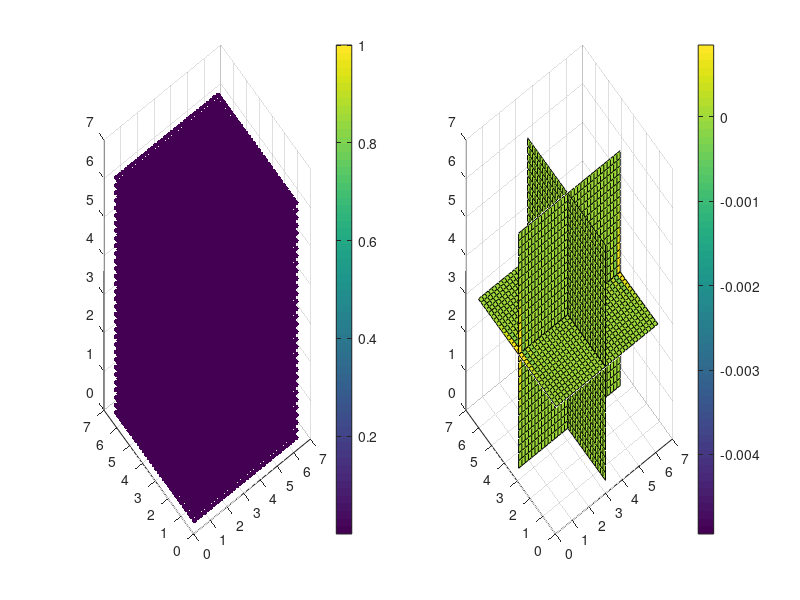

This figure's MATLAB source:
clear all;

NX = 32; NY = 32; NZ = 32;
dx = 2*pi/NX; dy = 2*pi/NY; dz = 2*pi/NZ; 


[i,j,k] = meshgrid(1:NX,1:NY,1:NZ);
x = i*dx; y = j*dy; z = k*dz;

f = exp(-((x-pi).^2 + (y-pi).^2 + (z-pi).^2));
% f = sin(-((x-pi).^2 + (y-pi).^2 + (z-pi).^2));

fx = -2*(x-pi).*f;
fy = -2*(y-pi).*f;
fz = -2*(z-pi).*f;

% fx = -2*(x-pi).*cos(-((x-pi).^2 + (y-pi).^2 + (z-pi).^2));
% fy = -2*(y-pi).*cos(-((x-pi).^2 + (y-pi).^2 + (z-pi).^2));
% fz = -2*(z-pi).*cos(-((x-pi).^2 + (y-pi).^2 + (z-pi).^2));

fxx = -2*f.*(1-2*(x-pi).^2);
fyy = -2*f.*(1-2*(y-pi).^2);
fzz = -2*f.*(1-2*(z-pi).^2);
% 
% fxx = -2*cos(-((x-pi).^2 + (y-pi).^2 + (z-pi).^2)) + 4*f.*(x-pi).^2;
% fyy = -2*cos(-((x-pi).^2 + (y-pi).^2 + (z-pi).^2)) + 4*f.*(y-pi).^2;
% fzz = -2*cos(-((x-pi).^2 + (y-pi).^2 + (z-pi).^2)) + 4*f.*(z-pi).^2;


kx = [0:NX/2 -NX/2+1:-1];
ky = [0:NY/2 -NY/2+1:-1];
kz = [0:NZ/2 -NZ/2+1:-1];

ikx = zeros(NX,NY,NZ);
iky = zeros(NX,NY,NZ);
ikz = zeros(NX,NY,NZ);

for ii=1:NZ
    ikx(:,:,ii) = 1i*ones(1,NY)'*kx;
    iky(:,:,ii) = 1i*ky'*ones(1,NX);
end
for ii=1:NX
    ikz(ii,:,:) = 1i*ones(1,NY)'*kz;
end

f_hat = fftn(f);

fs_x = real(ifftn(ikx.*f_hat));
fs_y = real(ifftn(iky.*f_hat));
fs_z = real(ifftn(ikz.*f_hat));


fs_xx = real(ifftn(ikx.*ikx.*f_hat));
fs_yy = real(ifftn(iky.*iky.*f_hat));
fs_zz = real(ifftn(ikz.*ikz.*f_hat));

% 
 subplot(1,2,1); scatter3(x(:),y(:),z(:),15,f(:),'fill'), colorbar
 subplot(1,2,2); slice(x,y,z,fxx-fs_xx,pi,pi,pi), colorbar
% subplot(1,3,1); slice(x,y,z,imag(ikx),pi,pi,pi)
% subplot(1,3,2); slice(x,y,z,imag(iky),pi,pi,pi)
% subplot(1,3,3); slice(x,y,z,imag(ikz),pi,pi,pi)

% subplot(1,3,1); slice(x,y,z,fs_x,pi,pi,pi)
% subplot(1,3,2); slice(x,y,z,fs_y,pi,pi,pi)
% subplot(1,3,3); slice(x,y,z,fs_z,pi,pi,pi)

% colormap('Jet'), colorbar
% subplot(1,3,1); slice(x,y,z,fs_xx,pi,pi,pi)
% subplot(1,3,2); slice(x,y,z,fs_yy,pi,pi,pi)
% subplot(1,3,3); slice(x,y,z,fs_zz,pi,pi,pi)